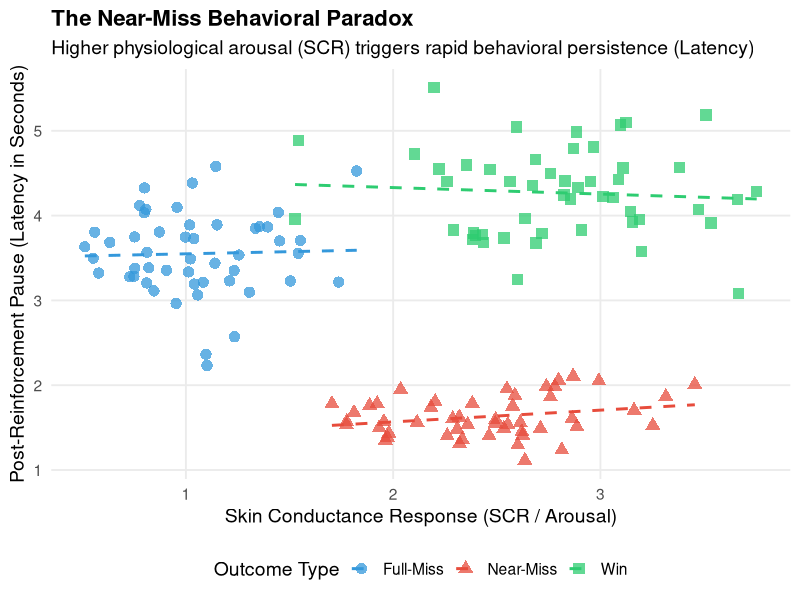

Write R code to recreate this figure.
## ---- chunk 1
#| message: false
#| warning: false

# 1. Load Essential Data Science Libraries
library(tidyverse)

# 2. Set Random Seed for Absolute Reproducibility
set.seed(2026)

# 3. Simulate Trial Logs Based on Reported Empirical Means
simulation_data <- tibble(
  Trial_ID = 1:150,
  Outcome = rep(c("Win", "Full-Miss", "Near-Miss"), each = 50),
  # Simulating Skin Conductance Response (SCR in micro-siemens)
  SCR = c(rnorm(50, mean = 2.8, sd = 0.5),  # Wins: High Arousal
          rnorm(50, mean = 1.1, sd = 0.3),  # Full-Miss: Low Arousal
          rnorm(50, mean = 2.4, sd = 0.4)), # Near-Miss: Paradoxical High Arousal
  # Simulating Spin Latency / Post-Reinforcement Pause (PRP in seconds)
  Latency = c(rnorm(50, mean = 4.2, sd = 0.6), # Wins: Satisfied Pause
              rnorm(50, mean = 3.5, sd = 0.5), # Full-Miss: Standard Delay
              rnorm(50, mean = 1.6, sd = 0.3)) # Near-Miss: Rapid Spin Initiation
)

# 4. Statistical Verification: Execute ANOVA to detect Latency Shifts
anova_latency <- aov(Latency ~ Outcome, data = simulation_data)
summary(anova_latency)
## ---- chunk 2
#| fig-width: 8
#| fig-height: 5
#| fig-cap: "Simulated Scatter-Distribution Map: High Arousal (SCR) Correlating with Extensively Reduced Latency Spans in Near-Miss Scenarios"

ggplot(simulation_data, aes(x = SCR, y = Latency, color = Outcome, shape = Outcome)) +
  geom_point(size = 3.5, alpha = 0.75) +
  geom_smooth(method = "lm", se = FALSE, linetype = "dashed", size = 1) +
  scale_color_manual(values = c("Win" = "#2ECC71", "Full-Miss" = "#3498DB", "Near-Miss" = "#E74C3C")) +
  theme_minimal(base_size = 14) +
  labs(
    title = "The Near-Miss Behavioral Paradox",
    subtitle = "Higher physiological arousal (SCR) triggers rapid behavioral persistence (Latency)",
    x = "Skin Conductance Response (SCR / Arousal)",
    y = "Post-Reinforcement Pause (Latency in Seconds)",
    color = "Outcome Type",
    shape = "Outcome Type"
  ) +
  theme(
    plot.title = element_text(face = "bold", size = 16),
    legend.position = "bottom",
    panel.grid.minor = element_blank()
  )
